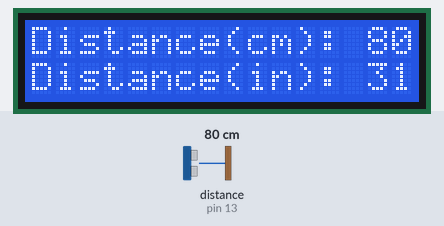
This sketch was run on a simulated Arduino Uno, built with avr-gcc and run on an emulated ATmega328P. Parts: 16×2 character LCD. The inputs (shaded band) are chosen by the test bench; at power-on: distance to the obstacle (sensor on pin 13) 80 cm. The echo pulse lasts 58.3 µs per cm.

Above: at 1.2 s.
1.3 s: distance to the obstacle (sensor on pin 13) set to 2 cm
At 3.2 s:
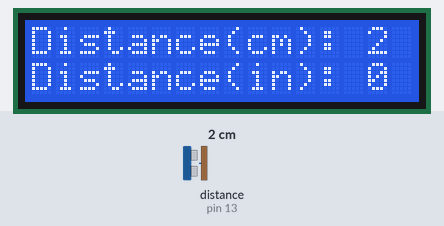
3.6 s: distance to the obstacle (sensor on pin 13) set to 18 cm
At 5.2 s:
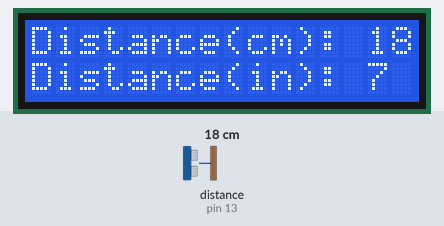
5.9 s: distance to the obstacle (sensor on pin 13) set to 4 cm
At 7.0 s:
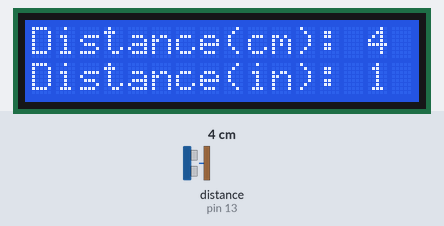
Timing chart, 0 to 8.9 s (numbered marks = the images above; inputs shaded):
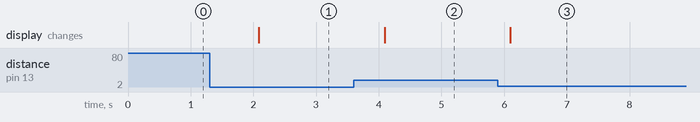

Measured:
- after the input at 1.3 s, the display: changes after 0.78 s (image 1)
- after the input at 3.6 s, the display: changes after 0.49 s (image 2)
- after the input at 5.9 s, the display: changes after 0.20 s (image 3)

The sketch:

EE452Lab4.ino
```cpp
#include <LiquidCrystal.h>
#include <Ultrasonic.h>

const int rs = 2;
const int en = 3;
const int d4 = 4;
const int d5 = 5;
const int d6 = 6;
const int d7 = 7;
const int trig = 12;
const int echo = 13;

LiquidCrystal lcd(rs, en, d4, d5, d6, d7);
Ultrasonic ultrasonic(trig, echo);

void setup() {
    lcd.begin(16, 2);
}

void loop() {
    lcd.setCursor(0, 0);
    lcd.print("Distance(cm): ");
    lcd.println(ultrasonic.read());
    lcd.setCursor(0, 1);
    lcd.print("Distance(in): ");
    lcd.println(ultrasonic.read(INC));
    delay(2000);
}
```
